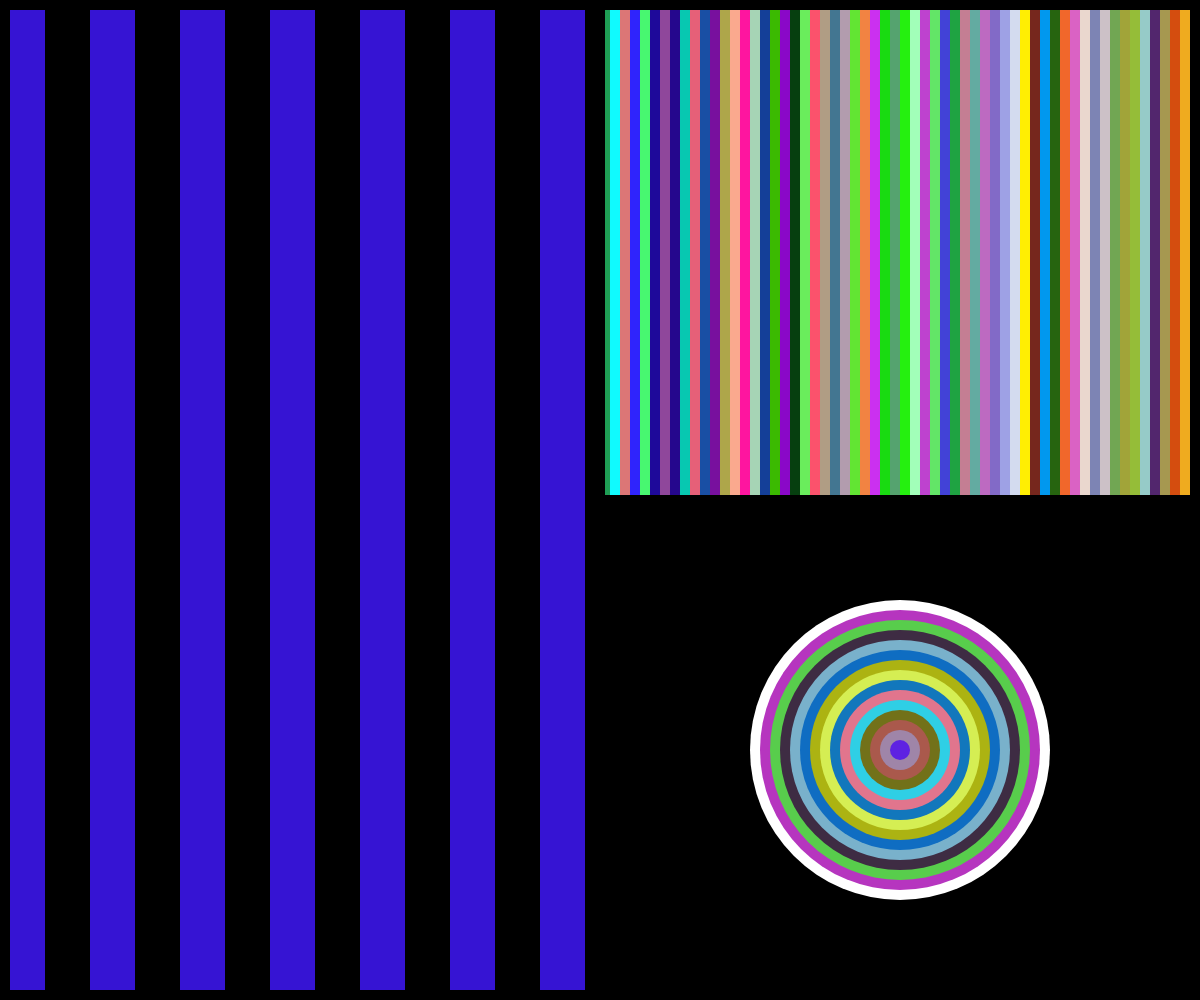
Frame 1 (no input)
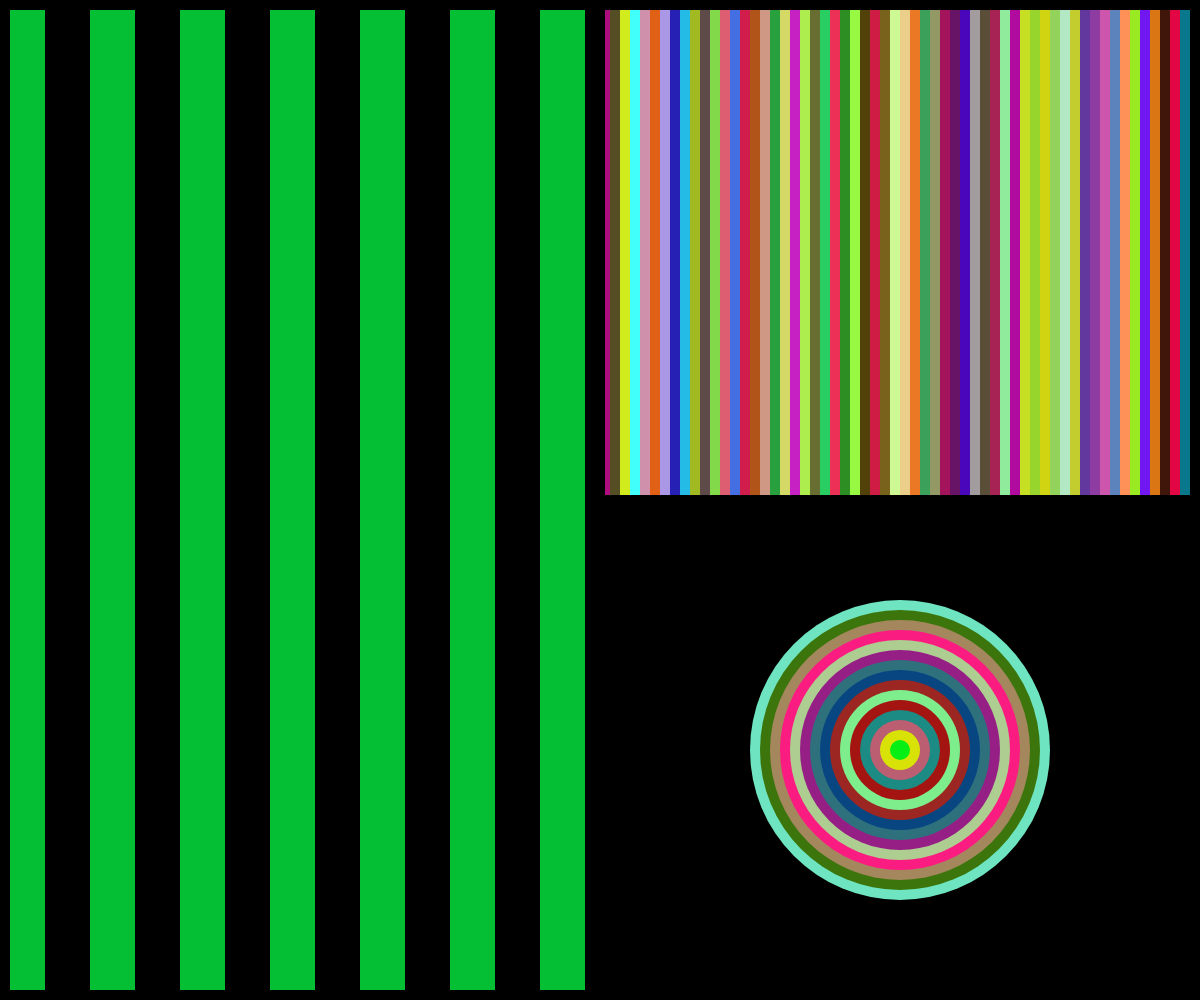
Frame 60 (no input)
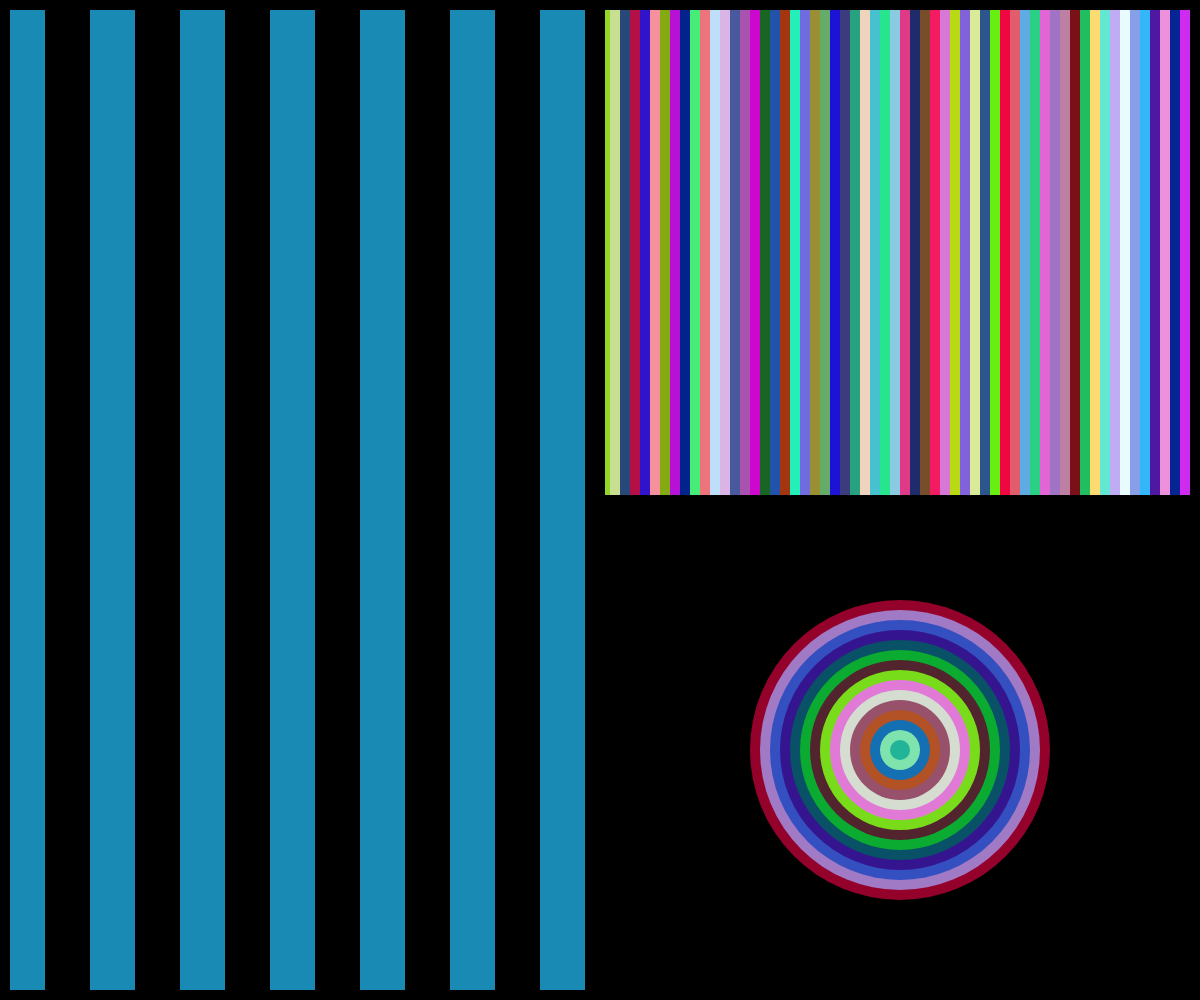
Frame 120 (the mouse pressed at the canvas centre since frame 60)

The p5.js sketch that drew these frames (run headless with seeded random() and noise() and a simulated clock; from frame 60 on, the mouse is pressed at the canvas centre):

// p5.js sketch
// ── sketch.js
function setup() {
  createCanvas(windowWidth, windowHeight);
}

function draw() {
  background(0);

  //circle
  var r, g, b;
  for (
    var circle = 300;
    circle > 10;
    circle -= 20, r = random(255), g = random(255), b = random(255)
  ) {
    fill(r, g, b);
    noStroke();
    ellipse((width / 4) * 3, (height / 4) * 3, circle, circle);
  }

  // square vertical
  for (
    var vertical = width / 2;
    vertical < width;
    vertical += 10, r = random(255), g = random(255), b = random(255)
  ) {
    fill(r, g, b);
    noStroke();
    rect(vertical, 0, 10, height / 2);
  }

  for (var x = 0; x < width / 2; x = x + 90) {
    rect(x, 0, 45, height);
  }

  // borders
  stroke(0);
  strokeWeight(10);
  line(width / 2, 0, width / 2, height);
  line(width / 2, height / 2, width, height / 2);
  noFill();
  rect(5, 5, width - 10, height - 10);
}
